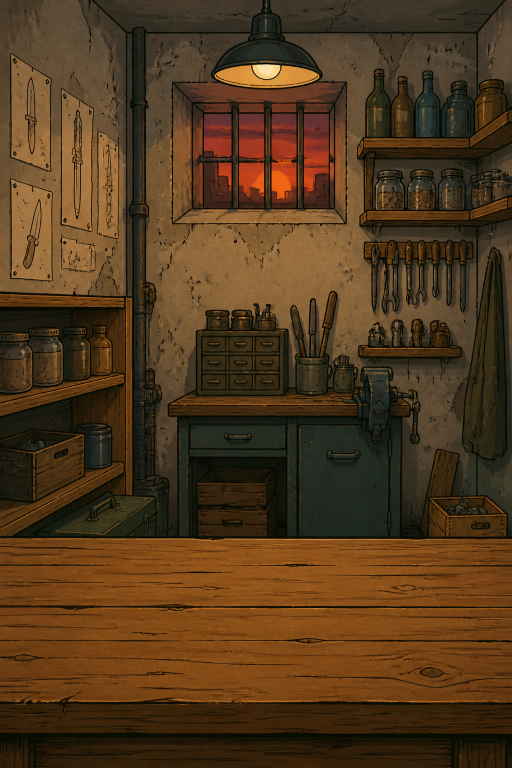
#> input picture tools/masters/source/room.png, 1024 x 1536 px, found by its file name (shown at 1/2 size)
$ python build-botsman-room.py
#> lines starting #> are read from the running program, lines starting #| are printed output that depends on the picture; after the words box and inside, x2 and y2 are one past the last pixel; in counts of white or black regions, pixels touching at a corner belong together
"""
Боцман's room (the dojo): the artist's layers on one 2000×3000 sheet — tools/boss/source/botsman/room/{room,bag}.png
(the room with an empty black back wall, the punching bag on its chain, in place) →
  public/assets/arena/botsman.webp            — the flat picture (room + bag), 1024×1536, like the other arenas;
  public/assets/arena/botsman/{room,bag,code}.webp — the live room (art/arena-bg.tsx BotsmanRoom): the bag swings on its
      chain, a green code rain runs down the black wall (code: a strip twice the wall's height, its two halves the same);
  tools/scene/source/room-dojo.png            — the home room «Додзё Боцмана» (1060×1484, the scene canvas);
  src/client/art/arena-botsman-data.ts        — where they lie in 1024×1536.
"""
import json, random
import numpy as np
from PIL import Image, ImageDraw, ImageFont, ImageFilter

D = "tools/boss/source/botsman/room"
K = 1024 / 2000
WALL = (582, 792, 1418, 1608)      # the black back wall on the sheet
room = Image.open(f"{D}/room.png").convert("RGBA")
bag = Image.open(f"{D}/bag.png").convert("RGBA")
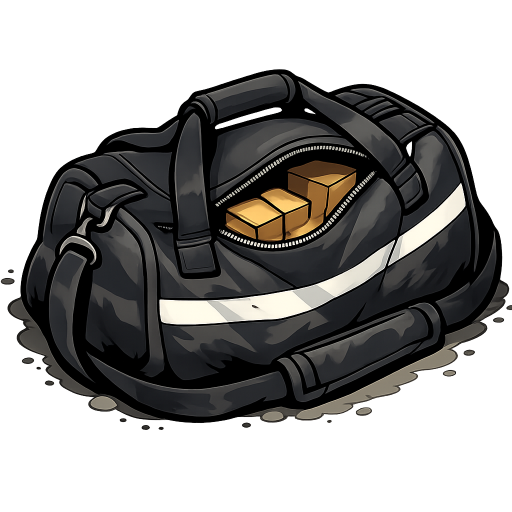
#> input picture tools/fortune/source/bag.png, 1024 x 1024 px, found by its file name (shown at 1/2 size)
#> bag is the input picture: PIL image 1024x1024 RGBA; mean R, G, B, A 59, 57.6, 55.5, 128.9
a = np.array(bag); a[..., 3][a[..., 3] < 12] = 0; bag = Image.fromarray(a)
#> after `a[..., 3][a[..., 3] < 12] = 0`: a: shape (1024, 1024, 4); 0.12% of pixels changed, all inside (x1, y1, x2, y2) = (0, 136, 1024, 999)

flat = room.copy(); flat.alpha_composite(bag)
#> after `flat.alpha_composite(bag)`:
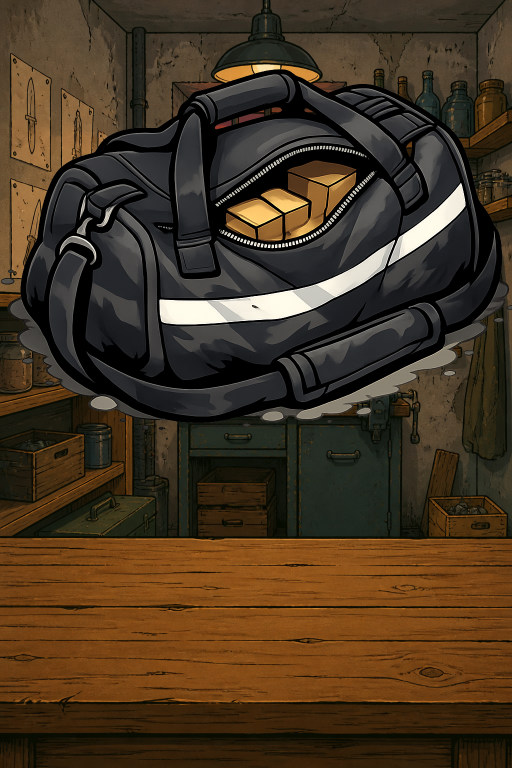
#> flat: PIL image 1024x1536 RGBA (shown at 1/2 size); mean R, G, B, A 70.6, 53.5, 33.9, 255
flat.convert("RGB").resize((1024, 1536), Image.LANCZOS).save("public/assets/arena/botsman.webp", quality=75, method=6)
import os
os.makedirs("public/assets/arena/botsman", exist_ok=True)
room.convert("RGB").resize((1024, 1536), Image.LANCZOS).save("public/assets/arena/botsman/room.webp", quality=75, method=6)
bb = bag.getbbox()
#> bb = (1, 138, 1024, 860)
bc = bag.crop(bb)
bw, bh = round(bc.width * K), round(bc.height * K)
#> bw = 524; bh = 370
bc.resize((bw, bh), Image.LANCZOS).save("public/assets/arena/botsman/bag.webp", quality=75, method=6)
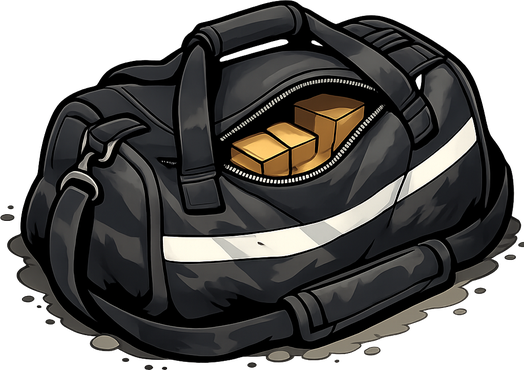
#> saved as bag.webp: PIL image 524x370 RGBA; mean R, G, B, A 41.3, 39.9, 38, 183; transparent parts drawn white
# the chain's top: its middle on the first rows
al = np.array(bc)[..., 3]
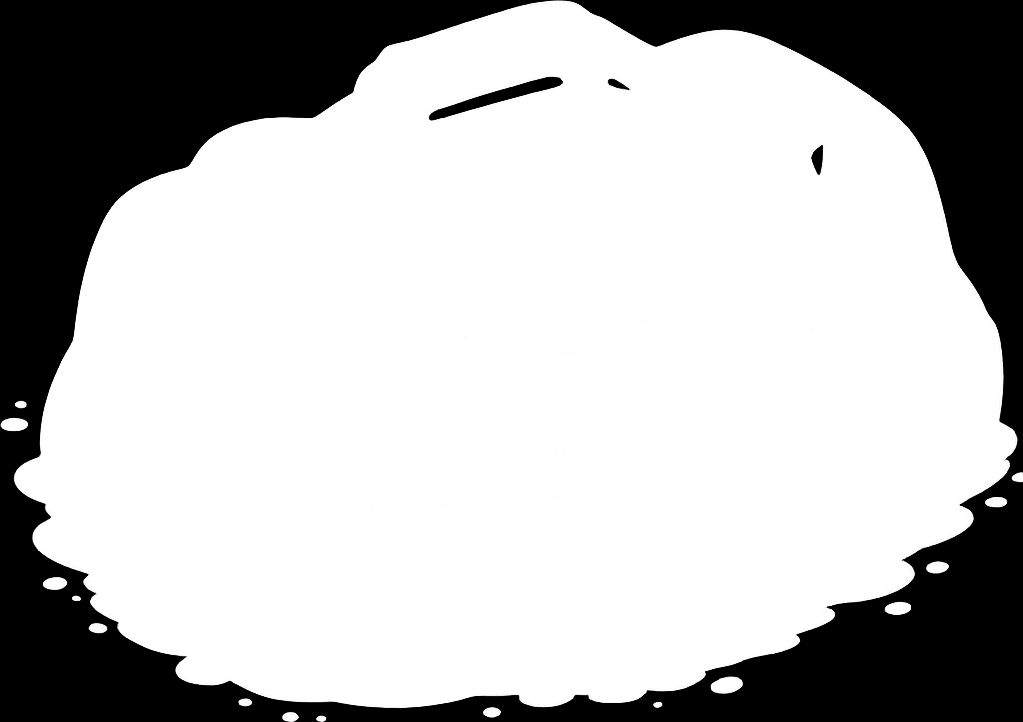
#> al: shape (722, 1023); min 0, max 255, mean 183
row = next(y for y in range(al.shape[0]) if (al[y] > 60).any())
#> row = 0
xs = np.nonzero(al[row + 6] > 60)[0]
#> xs = 65 values from 517 to 581
pin = [round((bb[0] + xs.mean()) * K, 1), round((bb[1] + row) * K, 1)]
#> pin = [281.6, 70.7]

# the code rain for the wall: tileable top to bottom, two tiles stacked (scrolled by one tile height)
wx, wy, ww, wh = [round(v * K) for v in (WALL[0], WALL[1], WALL[2] - WALL[0], WALL[3] - WALL[1])]
S = 2                                   # drawn at twice the size for a sharp picture
TW, TH = ww * S, wh * S
random.seed(11)
tile = Image.new("RGBA", (TW, TH), (0, 0, 0, 0))
#> tile: PIL image 856x836 RGBA; every value is 0
d = ImageDraw.Draw(tile)
font = ImageFont.truetype("/usr/share/fonts/truetype/dejavu/DejaVuSansMono-Bold.ttf", 15 * S // 2 + 4)
glyphs = "0123456789ABCDEFZ$#@<>*+=:ЖЗИЛПФЦШЯБДЮ¥£ΣΞΛΨ"
CW, LH = 17, 19
for cx in range(4, TW - 8, CW):
    for _ in range(random.choice([1, 1, 2])):
        n = random.randint(10, 30); y0 = random.randint(0, TH)
        for k in range(n):
            y = (y0 - k * LH) % TH
            t = k / n
            col = (215, 255, 225, 240) if k == 0 else (40, 140 + int(115 * (1 - t) ** 1.4) // 2, 70, int(25 + 200 * (1 - t) ** 1.2))
            d.text((cx, y), random.choice(glyphs), font=font, fill=col)
            if y > TH - LH:                      # wrap: the glyph cut by the bottom edge shows again at the top
                d.text((cx, y - TH), random.choice(glyphs), font=font, fill=col)
tile = Image.alpha_composite(tile.filter(ImageFilter.GaussianBlur(2.4)), tile)
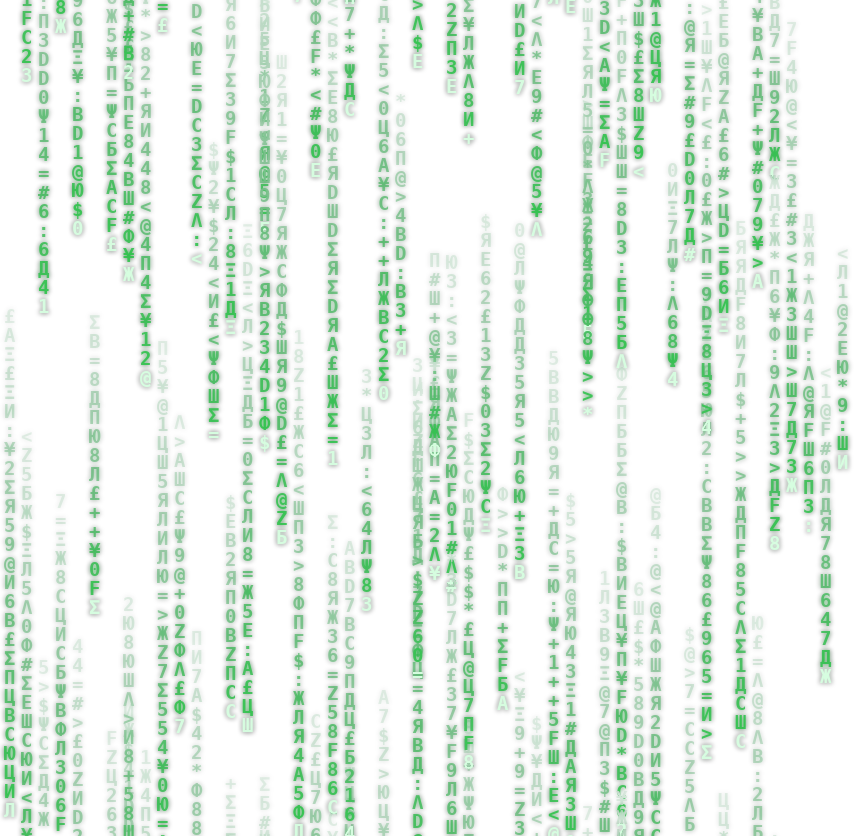
#> tile: PIL image 856x836 RGBA; mean R, G, B, A 10.9, 37.7, 17.4, 26.8; transparent parts drawn white
strip = Image.new("RGBA", (TW, TH * 2), (0, 0, 0, 0)); strip.paste(tile, (0, 0)); strip.paste(tile, (0, TH))
#> after `strip = Image.new('RGBA', (TW, TH * 2), (0, 0, 0, 0))`: strip: PIL image 856x1672 RGBA; every value is 0
#> after `strip.paste(tile, (0, TH))`:
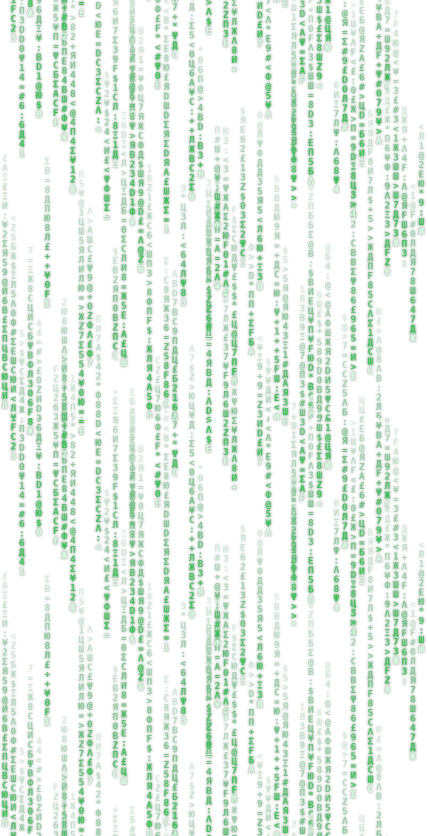
#> strip: PIL image 856x1672 RGBA (shown at 1/2 size); mean R, G, B, A 10.9, 37.7, 17.4, 26.8; transparent parts drawn white
strip.save("public/assets/arena/botsman/code.webp", quality=75, method=6)

data = {"bag": {"x": round(bb[0] * K, 1), "y": round(bb[1] * K, 1), "w": bw, "h": bh}, "pin": pin,
        "wall": {"x": wx, "y": wy, "w": ww, "h": wh}}
open("src/client/art/arena-botsman-data.ts", "w").write(
    "/* Generated by tools/boss/build-botsman-room.py — do not edit by hand. Боцман's room in 1024×1536. */\n"
    "export const BOTSMAN_ROOM = " + json.dumps(data) + " as const;\n")

# the home room: the scene canvas 1060×1484, the flat picture scaled to its width and cut at the bottom
s = flat.convert("RGB").resize((1060, round(3000 * 1060 / 2000)), Image.LANCZOS)
s.crop((0, 0, 1060, 1484)).save("tools/scene/source/room-dojo.png")
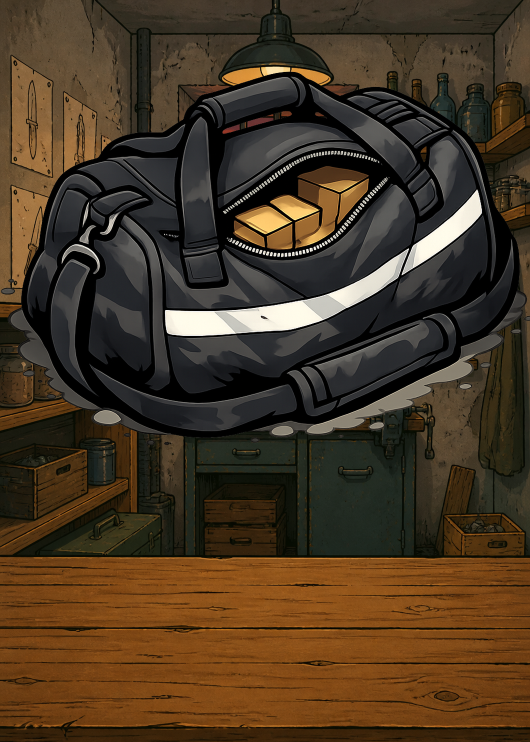
#> saved as room-dojo.png: PIL image 1060x1484 RGB (shown at 1/2 size); mean R, G, B 72.7, 55.5, 35.9
print(data)
#| {'bag': {'x': 0.5, 'y': 70.7, 'w': 524, 'h': 370}, 'pin': [281.6, 70.7], 'wall': {'x': 298, 'y': 406, 'w': 428, 'h': 418}}
